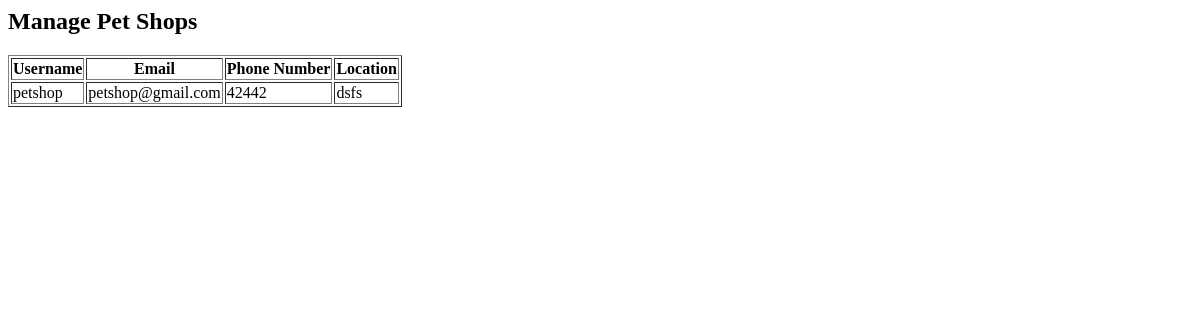
/admin-panel/petshops/ (signed in), run on an earlier commit of the app's database.
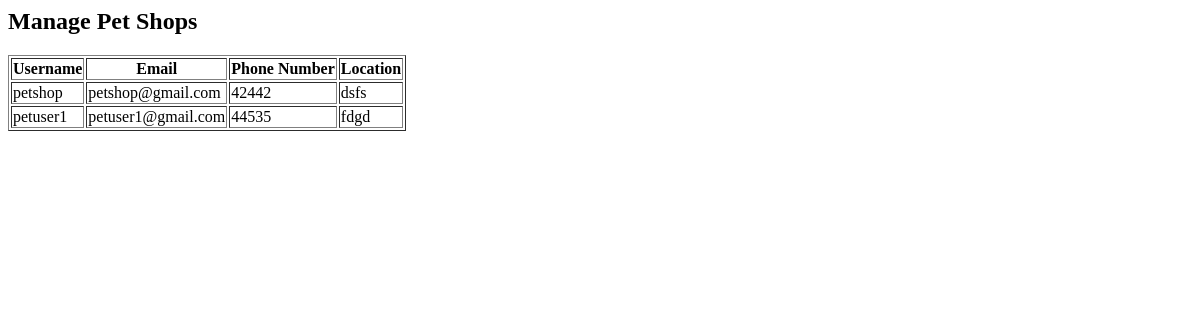
And on a later commit of the database.
### petshops/models.py (models this page shows, shortened)
class PetShop(models.Model):
    user = models.OneToOneField(User, on_delete=models.CASCADE)
    registration_id = models.CharField(max_length=20, unique=True)
    phone_number = models.CharField(max_length=15, unique=True)
    location = models.TextField()
    available_accessories = models.TextField()

### admin_panel/views.py (the view)
# urls.py: path("petshops/", manage_petshops, name="manage_petshops"),
@login_required
def manage_petshops(request):
    if not request.user.is_superuser:
        return redirect("home")
    petshops = PetShop.objects.all()
    return render(request, "admin_panel/manage_petshops.html", {"petshops": petshops})

### admin_panel/templates/admin_panel/manage_petshops.html
<h2>Manage Pet Shops</h2>
<table border="1">
    <tr>
        <th>Username</th>
        <th>Email</th>
        <th>Phone Number</th>
        <th>Location</th>
    </tr>
    {% for petshop in petshops %}
    <tr>
        <td>{{ petshop.user.username }}</td>
        <td>{{ petshop.user.email }}</td>
        <td>{{ petshop.phone_number }}</td>
        <td>{{ petshop.location }}</td>
    </tr>
    {% endfor %}
</table>

What changed in the data, as far as the page shows it:
added PetShop: user.username "petuser1", user.email "petuser1@gmail.com", phone_number "44535", location "fdgd"
